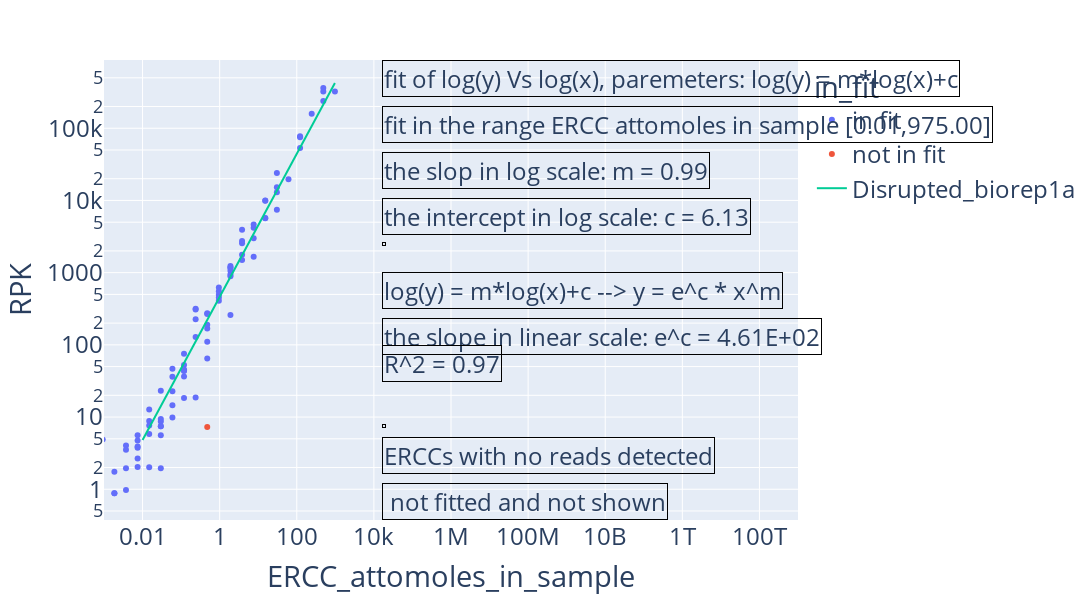
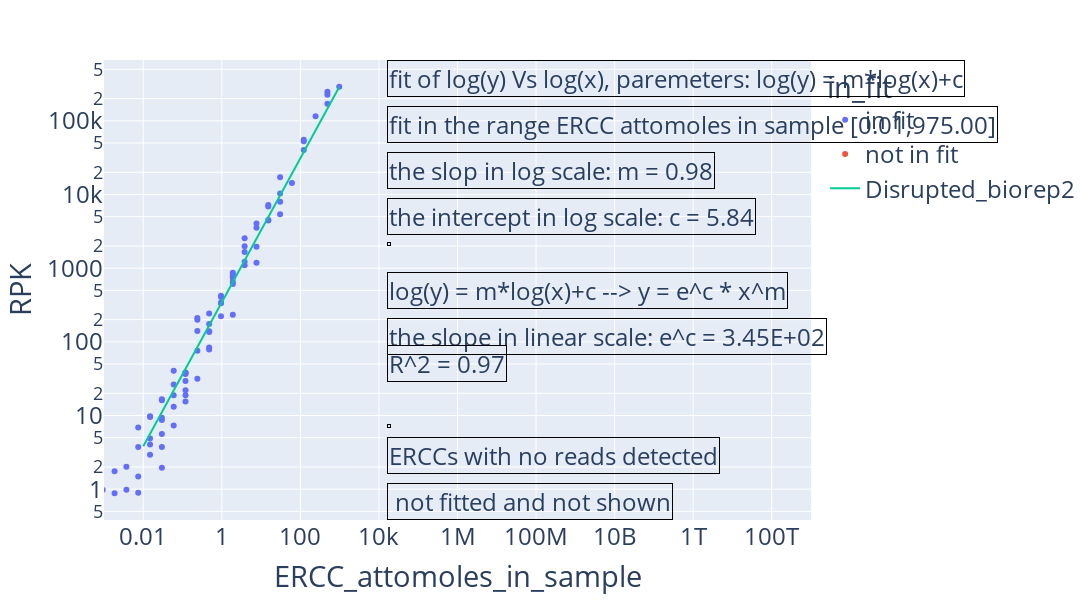
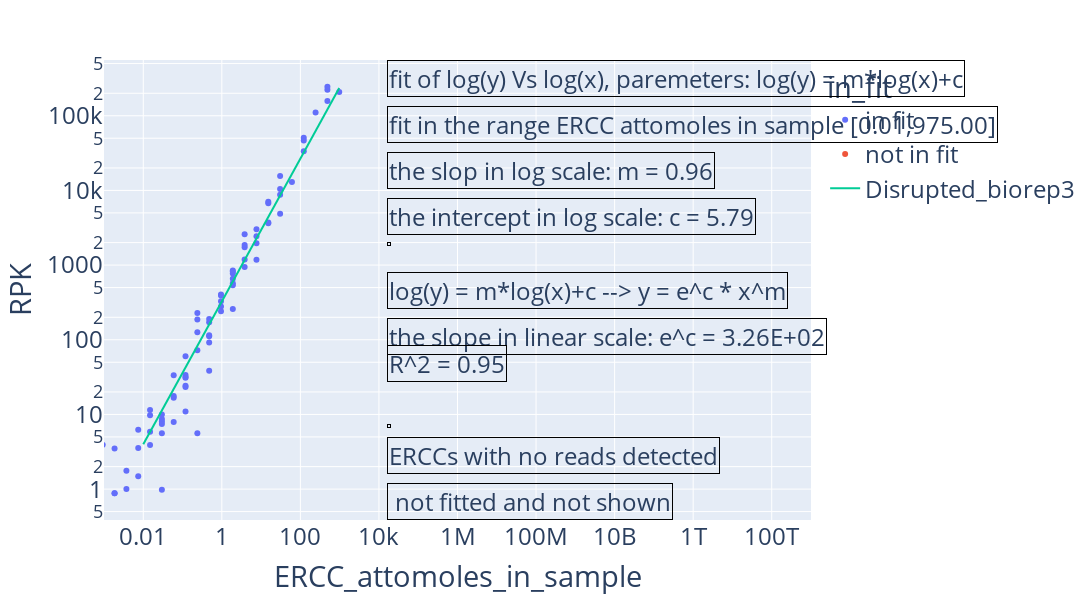
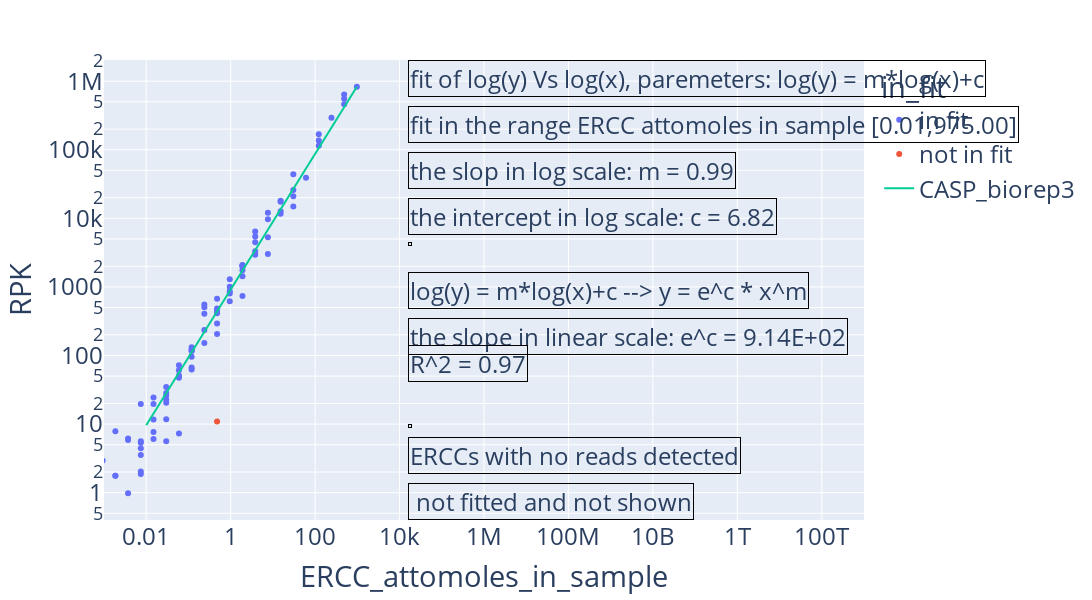

The notebook cell saved with these charts, in order:
### Code cell
# plot the fit for each sample:
# make a folder for the plots:
import os
if not os.path.exists('ERCC_normalizion_plots/'+Experiment_name):
    os.makedirs('ERCC_normalizion_plots/'+Experiment_name)
for file in parameter_map.keys():
    fig = plot_ERCC_linear_fit(RPK_ERCC,file,parameter_map,x_DL_map,ignore_ERCCs)
    # If you don't want to show the plots, comment out the next line:
    fig.show()
    # Save the plots (comment out if you don't want to save the plots. The html version is interactive):
    fig.write_html('ERCC_normalizion_plots/'+Experiment_name+'/'+file+'.html')
    #fig.write_image('ERCC_normalizion_plots/downsampled/'+file+'.png')

### Figure 1 — Plotly figure (JSON) as saved in the notebook; plotly's stock layout.template omitted (floating-point values rounded to 4 significant figures)
{"data": [{"hovertemplate": "<b>%{hovertext}</b><br><br>in_fit=in fit<br>ERCC_attomoles_in_sample=%{x}<br>RPK=%{y}<extra></extra>", "hovertext": ["ERCC-00002", "ERCC-00003", "ERCC-00004", "ERCC-00009", "ERCC-00012", "ERCC-00013", "ERCC-00014", "ERCC-00016", "ERCC-00017", "ERCC-00019", "ERCC-00022", "ERCC-00024", "ERCC-00025", "ERCC-00028", "ERCC-00031", "ERCC-00033", "ERCC-00034", "ERCC-00035", "ERCC-00039", "ERCC-00040", "ERCC-00041", "ERCC-00042", "ERCC-00043", "ERCC-00044", "ERCC-00046", "ERCC-00048", "ERCC-00051", "ERCC-00053", "ERCC-00057", "ERCC-00058", "ERCC-00059", "ERCC-00060", "ERCC-00061", "ERCC-00062", "ERCC-00067", "ERCC-00069", "ERCC-00071", "ERCC-00073", "ERCC-00074", "ERCC-00075", "ERCC-00076", "ERCC-00077", "ERCC-00078", "ERCC-00079", "ERCC-00081", "ERCC-00083", "ERCC-00084", "ERCC-00085", "ERCC-00086", "ERCC-00092", "ERCC-00095", "ERCC-00096", "ERCC-00097", "ERCC-00098", "ERCC-00099", "ERCC-00104", "ERCC-00108", "ERCC-00109", "ERCC-00111", "ERCC-00112", "ERCC-00113", "ERCC-00116", "ERCC-00117", "ERCC-00120", "ERCC-00123", "ERCC-00126", "ERCC-00130", "ERCC-00131", "ERCC-00134", "ERCC-00136", "ERCC-00137", "ERCC-00138", "ERCC-00142", "ERCC-00143", "ERCC-00144", "ERCC-00145", "ERCC-00147", "ERCC-00148", "ERCC-00150", "ERCC-00154", "ERCC-00156", "ERCC-00157", "ERCC-00158", "ERCC-00160", "ERCC-00162", "ERCC-00163", "ERCC-00164", "ERCC-00165", "ERCC-00168", "ERCC-00170", "ERCC-00171"], "legendgroup": "in fit", "marker": {"color": "#636efa", "symbol": "circle"}, "mode": "markers", "name": "in fit", "orientation": "h", "showlegend": true, "type": "scatter", "x": [487.5, 30.47, 243.8, 30.47, 0.003719, 0.02975, 0.119, 0.007439, 0.003719, 0.9521, 7.617, 0.007439, 1.904, 0.119, 0.05951, 0.05951, 0.238, 3.809, 0.119, 0.02975, 0.007439, 15.23, 15.23, 3.809, 121.9, 0.0004649, 1.904, 0.9521, 0.0004649, 0.05951, 0.4761, 7.617, 0.00186, 1.904, 0.119, 0.05951, 1.904, 0.02975, 487.5, 0.0004649, 7.617, 0.119, 0.9521, 1.904, 0.007439, 0.0009298, 0.9521, 0.238, 0.003719, 7.617, 3.809, 487.5, 0.01488, 0.00186, 0.4761, 0.007439, 30.47, 0.02975, 15.23, 3.809, 121.9, 15.23, 0.00186, 0.02975, 0.007439, 0.4761, 975, 3.809, 0.05951, 60.94, 0.02975, 0.003719, 0.007439, 0.119, 0.9521, 30.47, 0.02975, 0.4761, 0.119, 0.238, 0.01488, 0.238, 0.01488, 0.238, 1.904, 0.4761, 0.01488, 1.904, 0.01488, 0.4761, 121.9], "xaxis": "x", "y": [238300.0, 23990.0, 158400.0, 13000.0, 4.024, 8.663, 45.48, 4.739, 3.521, 551.2, 2989.0, 5.597, 1162.0, 44.25, 22.85, 9.891, 308.1, 1493.0, 52.7, 9.409, 2.674, 9931.0, 5724.0, 1772.0, 77780.0, 1.008, 259.1, 495.6, 0, 36.09, 274.3, 4201.0, 0.8803, 1060.0, 43.48, 46.61, 894.1, 23.22, 322400.0, 0, 1654.0, 18.32, 621.3, 945.7, 3.745, 4.892, 453.7, 128.0, 1.961, 4630.0, 3917.0, 361500.0, 7.648, 1.75, 168.9, 0, 15180.0, 7.463, 5651.0, 2553.0, 75240.0, 10010.0, 0.8803, 7.463, 3.914, 110.0, 321900.0, 2739.0, 14.6, 19630.0, 5.587, 0.9766, 2.028, 75.26, 408.9, 7418.0, 1.955, 64.78, 36.34, 18.62, 2.024, 226.7, 5.842, 316.3, 1182.0, 267.0, 8.806, 1240.0, 12.7, 189.6, 53220.0], "yaxis": "y"}, {"hovertemplate": "<b>%{hovertext}</b><br><br>in_fit=not in fit<br>ERCC_attomoles_in_sample=%{x}<br>RPK=%{y}<extra></extra>", "hovertext": ["ERCC-00054"], "legendgroup": "not in fit", "marker": {"color": "#EF553B", "symbol": "circle"}, "mode": "markers", "name": "not in fit", "orientation": "h", "showlegend": true, "type": "scatter", "x": [0.4761], "xaxis": "x", "y": [7.299], "yaxis": "y"}, {"mode": "lines", "name": "Disrupted_biorep1a", "type": "scatter", "x": [0.01, 975], "y": [4.8, 423400.0]}], "layout": {"annotations": [{"align": "left", "bordercolor": "black", "borderwidth": 1, "showarrow": false, "text": "fit of log(y) Vs log(x), paremeters: log(y) = m*log(x)+c", "x": 0.4, "xanchor": "left", "xref": "paper", "y": 1, "yref": "paper"}, {"align": "left", "bordercolor": "black", "borderwidth": 1, "showarrow": false, "text": "fit in the range ERCC attomoles in sample [0.01,975.00]", "x": 0.4, "xanchor": "left", "xref": "paper", "y": 0.9, "yref": "paper"}, {"align": "left", "bordercolor": "black", "borderwidth": 1, "showarrow": false, "text": "the slop in log scale: m = 0.99", "x": 0.4, "xanchor": "left", "xref": "paper", "y": 0.8, "yref": "paper"}, {"align": "left", "bordercolor": "black", "borderwidth": 1, "showarrow": false, "text": "the intercept in log scale: c = 6.13", "x": 0.4, "xanchor": "left", "xref": "paper", "y": 0.7, "yref": "paper"}, {"align": "left", "bordercolor": "black", "borderwidth": 1, "showarrow": false, "text": "", "x": 0.4, "xanchor": "left", "xref": "paper", "y": 0.6, "yref": "paper"}, {"align": "left", "bordercolor": "black", "borderwidth": 1, "showarrow": false, "text": "log(y) = m*log(x)+c --> y = e^c * x^m", "x": 0.4, "xanchor": "left", "xref": "paper", "y": 0.5, "yref": "paper"}, {"align": "left", "bordercolor": "black", "borderwidth": 1, "showarrow": false, "text": "the slope in linear scale: e^c = 4.61E+02", "x": 0.4, "xanchor": "left", "xref": "paper", "y": 0.4, "yref": "paper"}, {"align": "left", "bordercolor": "black", "borderwidth": 1, "showarrow": false, "text": "R^2 = 0.97", "x": 0.4, "xanchor": "left", "xref": "paper", "y": 0.3, "yref": "paper"}, {"align": "left", "bordercolor": "black", "borderwidth": 1, "showarrow": false, "text": "", "x": 0.4, "xanchor": "left", "xref": "paper", "y": 0.2, "yref": "paper"}, {"align": "left", "bordercolor": "black", "borderwidth": 1, "showarrow": false, "text": "ERCCs with no reads detected", "x": 0.4, "xanchor": "left", "xref": "paper", "y": 0.1, "yref": "paper"}, {"align": "left", "bordercolor": "black", "borderwidth": 1, "showarrow": false, "text": " not fitted and not shown", "x": 0.4, "xanchor": "left", "xref": "paper", "y": 0, "yref": "paper"}], "font": {"size": 24}, "height": 600, "legend": {"title": {"text": "in_fit"}, "tracegroupgap": 0}, "margin": {"t": 60}, "width": 2000, "xaxis": {"anchor": "y", "domain": [0, 1], "range": [-3, 15], "title": {"text": "ERCC_attomoles_in_sample"}, "type": "log"}, "yaxis": {"anchor": "x", "domain": [0, 1], "title": {"text": "RPK"}, "type": "log"}}}

### Figure 2 — Plotly figure (JSON) as saved in the notebook; plotly's stock layout.template omitted (floating-point values rounded to 4 significant figures)
{"data": [{"hovertemplate": "<b>%{hovertext}</b><br><br>in_fit=in fit<br>ERCC_attomoles_in_sample=%{x}<br>RPK=%{y}<extra></extra>", "hovertext": ["ERCC-00002", "ERCC-00003", "ERCC-00004", "ERCC-00009", "ERCC-00012", "ERCC-00013", "ERCC-00014", "ERCC-00016", "ERCC-00017", "ERCC-00019", "ERCC-00022", "ERCC-00024", "ERCC-00025", "ERCC-00028", "ERCC-00031", "ERCC-00033", "ERCC-00034", "ERCC-00035", "ERCC-00039", "ERCC-00040", "ERCC-00041", "ERCC-00042", "ERCC-00043", "ERCC-00044", "ERCC-00046", "ERCC-00048", "ERCC-00051", "ERCC-00053", "ERCC-00057", "ERCC-00058", "ERCC-00059", "ERCC-00060", "ERCC-00061", "ERCC-00062", "ERCC-00067", "ERCC-00069", "ERCC-00071", "ERCC-00073", "ERCC-00074", "ERCC-00075", "ERCC-00076", "ERCC-00077", "ERCC-00078", "ERCC-00079", "ERCC-00081", "ERCC-00083", "ERCC-00084", "ERCC-00085", "ERCC-00086", "ERCC-00092", "ERCC-00095", "ERCC-00096", "ERCC-00097", "ERCC-00098", "ERCC-00099", "ERCC-00104", "ERCC-00108", "ERCC-00109", "ERCC-00111", "ERCC-00112", "ERCC-00113", "ERCC-00116", "ERCC-00117", "ERCC-00120", "ERCC-00123", "ERCC-00126", "ERCC-00130", "ERCC-00131", "ERCC-00134", "ERCC-00136", "ERCC-00137", "ERCC-00138", "ERCC-00142", "ERCC-00143", "ERCC-00144", "ERCC-00145", "ERCC-00147", "ERCC-00148", "ERCC-00150", "ERCC-00154", "ERCC-00156", "ERCC-00157", "ERCC-00158", "ERCC-00160", "ERCC-00162", "ERCC-00163", "ERCC-00164", "ERCC-00165", "ERCC-00168", "ERCC-00170", "ERCC-00171"], "legendgroup": "in fit", "marker": {"color": "#636efa", "symbol": "circle"}, "mode": "markers", "name": "in fit", "orientation": "h", "showlegend": true, "type": "scatter", "x": [487.5, 30.47, 243.8, 30.47, 0.003719, 0.02975, 0.119, 0.007439, 0.003719, 0.9521, 7.617, 0.007439, 1.904, 0.119, 0.05951, 0.05951, 0.238, 3.809, 0.119, 0.02975, 0.007439, 15.23, 15.23, 3.809, 121.9, 0.0004649, 1.904, 0.9521, 0.0004649, 0.05951, 0.4761, 7.617, 0.00186, 1.904, 0.119, 0.05951, 1.904, 0.02975, 487.5, 0.0004649, 7.617, 0.119, 0.9521, 1.904, 0.007439, 0.0009298, 0.9521, 0.238, 0.003719, 7.617, 3.809, 487.5, 0.01488, 0.00186, 0.4761, 0.007439, 30.47, 0.02975, 15.23, 3.809, 121.9, 15.23, 0.00186, 0.02975, 0.007439, 0.4761, 975, 3.809, 0.05951, 60.94, 0.02975, 0.003719, 0.007439, 0.119, 0.9521, 30.47, 0.02975, 0.4761, 0.119, 0.238, 0.01488, 0.238, 0.01488, 0.238, 1.904, 0.4761, 0.01488, 1.904, 0.01488, 0.4761, 121.9], "xaxis": "x", "y": [170200.0, 17170.0, 114900.0, 7942.0, 2.012, 8.663, 38.32, 0, 0, 405.3, 1955.0, 0, 769.8, 38.05, 13.18, 18.79, 199.2, 1097.0, 36.49, 16.13, 0.8913, 7211.0, 4425.0, 1224.0, 55530.0, 1.008, 233.6, 338.2, 0, 26.41, 139.0, 4054.0, 0, 742.9, 15.53, 40.46, 610.6, 16.58, 226500.0, 0.9775, 1184.0, 21.98, 420.9, 655.3, 3.745, 0.9785, 333.0, 75.83, 0.9804, 3546.0, 2539.0, 248700.0, 9.56, 1.75, 135.6, 1.484, 10280.0, 5.597, 4499.0, 1655.0, 52825, 6882.0, 0.8803, 9.328, 6.849, 84.08, 290100.0, 1977.0, 7.299, 14300.0, 3.724, 0, 0, 29.34, 223.0, 5406.0, 1.955, 78.95, 18.84, 31.66, 4.049, 140.3, 4.869, 210.0, 864.2, 175.0, 2.935, 821.1, 9.766, 242.4, 40140.0], "yaxis": "y"}, {"hovertemplate": "<b>%{hovertext}</b><br><br>in_fit=not in fit<br>ERCC_attomoles_in_sample=%{x}<br>RPK=%{y}<extra></extra>", "hovertext": ["ERCC-00054"], "legendgroup": "not in fit", "marker": {"color": "#EF553B", "symbol": "circle"}, "mode": "markers", "name": "not in fit", "orientation": "h", "showlegend": true, "type": "scatter", "x": [0.4761], "xaxis": "x", "y": [0], "yaxis": "y"}, {"mode": "lines", "name": "Disrupted_biorep2", "type": "scatter", "x": [0.01, 975], "y": [3.837, 287500.0]}], "layout": {"annotations": [{"align": "left", "bordercolor": "black", "borderwidth": 1, "showarrow": false, "text": "fit of log(y) Vs log(x), paremeters: log(y) = m*log(x)+c", "x": 0.4, "xanchor": "left", "xref": "paper", "y": 1, "yref": "paper"}, {"align": "left", "bordercolor": "black", "borderwidth": 1, "showarrow": false, "text": "fit in the range ERCC attomoles in sample [0.01,975.00]", "x": 0.4, "xanchor": "left", "xref": "paper", "y": 0.9, "yref": "paper"}, {"align": "left", "bordercolor": "black", "borderwidth": 1, "showarrow": false, "text": "the slop in log scale: m = 0.98", "x": 0.4, "xanchor": "left", "xref": "paper", "y": 0.8, "yref": "paper"}, {"align": "left", "bordercolor": "black", "borderwidth": 1, "showarrow": false, "text": "the intercept in log scale: c = 5.84", "x": 0.4, "xanchor": "left", "xref": "paper", "y": 0.7, "yref": "paper"}, {"align": "left", "bordercolor": "black", "borderwidth": 1, "showarrow": false, "text": "", "x": 0.4, "xanchor": "left", "xref": "paper", "y": 0.6, "yref": "paper"}, {"align": "left", "bordercolor": "black", "borderwidth": 1, "showarrow": false, "text": "log(y) = m*log(x)+c --> y = e^c * x^m", "x": 0.4, "xanchor": "left", "xref": "paper", "y": 0.5, "yref": "paper"}, {"align": "left", "bordercolor": "black", "borderwidth": 1, "showarrow": false, "text": "the slope in linear scale: e^c = 3.45E+02", "x": 0.4, "xanchor": "left", "xref": "paper", "y": 0.4, "yref": "paper"}, {"align": "left", "bordercolor": "black", "borderwidth": 1, "showarrow": false, "text": "R^2 = 0.97", "x": 0.4, "xanchor": "left", "xref": "paper", "y": 0.3, "yref": "paper"}, {"align": "left", "bordercolor": "black", "borderwidth": 1, "showarrow": false, "text": "", "x": 0.4, "xanchor": "left", "xref": "paper", "y": 0.2, "yref": "paper"}, {"align": "left", "bordercolor": "black", "borderwidth": 1, "showarrow": false, "text": "ERCCs with no reads detected", "x": 0.4, "xanchor": "left", "xref": "paper", "y": 0.1, "yref": "paper"}, {"align": "left", "bordercolor": "black", "borderwidth": 1, "showarrow": false, "text": " not fitted and not shown", "x": 0.4, "xanchor": "left", "xref": "paper", "y": 0, "yref": "paper"}], "font": {"size": 24}, "height": 600, "legend": {"title": {"text": "in_fit"}, "tracegroupgap": 0}, "margin": {"t": 60}, "width": 2000, "xaxis": {"anchor": "y", "domain": [0, 1], "range": [-3, 15], "title": {"text": "ERCC_attomoles_in_sample"}, "type": "log"}, "yaxis": {"anchor": "x", "domain": [0, 1], "title": {"text": "RPK"}, "type": "log"}}}

### Figure 3 — Plotly figure (JSON) as saved in the notebook; plotly's stock layout.template omitted (floating-point values rounded to 4 significant figures)
{"data": [{"hovertemplate": "<b>%{hovertext}</b><br><br>in_fit=in fit<br>ERCC_attomoles_in_sample=%{x}<br>RPK=%{y}<extra></extra>", "hovertext": ["ERCC-00002", "ERCC-00003", "ERCC-00004", "ERCC-00009", "ERCC-00012", "ERCC-00013", "ERCC-00014", "ERCC-00016", "ERCC-00017", "ERCC-00019", "ERCC-00022", "ERCC-00024", "ERCC-00025", "ERCC-00028", "ERCC-00031", "ERCC-00033", "ERCC-00034", "ERCC-00035", "ERCC-00039", "ERCC-00040", "ERCC-00041", "ERCC-00042", "ERCC-00043", "ERCC-00044", "ERCC-00046", "ERCC-00048", "ERCC-00051", "ERCC-00053", "ERCC-00057", "ERCC-00058", "ERCC-00059", "ERCC-00060", "ERCC-00061", "ERCC-00062", "ERCC-00067", "ERCC-00069", "ERCC-00071", "ERCC-00073", "ERCC-00074", "ERCC-00075", "ERCC-00076", "ERCC-00077", "ERCC-00078", "ERCC-00079", "ERCC-00081", "ERCC-00083", "ERCC-00084", "ERCC-00085", "ERCC-00086", "ERCC-00092", "ERCC-00095", "ERCC-00096", "ERCC-00097", "ERCC-00098", "ERCC-00099", "ERCC-00104", "ERCC-00108", "ERCC-00109", "ERCC-00111", "ERCC-00112", "ERCC-00113", "ERCC-00116", "ERCC-00117", "ERCC-00120", "ERCC-00123", "ERCC-00126", "ERCC-00130", "ERCC-00131", "ERCC-00134", "ERCC-00136", "ERCC-00137", "ERCC-00138", "ERCC-00142", "ERCC-00143", "ERCC-00144", "ERCC-00145", "ERCC-00147", "ERCC-00148", "ERCC-00150", "ERCC-00154", "ERCC-00156", "ERCC-00157", "ERCC-00158", "ERCC-00160", "ERCC-00162", "ERCC-00163", "ERCC-00164", "ERCC-00165", "ERCC-00168", "ERCC-00170", "ERCC-00171"], "legendgroup": "in fit", "marker": {"color": "#636efa", "symbol": "circle"}, "mode": "markers", "name": "in fit", "orientation": "h", "showlegend": true, "type": "scatter", "x": [487.5, 30.47, 243.8, 30.47, 0.003719, 0.02975, 0.119, 0.007439, 0.003719, 0.9521, 7.617, 0.007439, 1.904, 0.119, 0.05951, 0.05951, 0.238, 3.809, 0.119, 0.02975, 0.007439, 15.23, 15.23, 3.809, 121.9, 0.0004649, 1.904, 0.9521, 0.0004649, 0.05951, 0.4761, 7.617, 0.00186, 1.904, 0.119, 0.05951, 1.904, 0.02975, 487.5, 0.0004649, 7.617, 0.119, 0.9521, 1.904, 0.007439, 0.0009298, 0.9521, 0.238, 0.003719, 7.617, 3.809, 487.5, 0.01488, 0.00186, 0.4761, 0.007439, 30.47, 0.02975, 15.23, 3.809, 121.9, 15.23, 0.00186, 0.02975, 0.007439, 0.4761, 975, 3.809, 0.05951, 60.94, 0.02975, 0.003719, 0.007439, 0.119, 0.9521, 30.47, 0.02975, 0.4761, 0.119, 0.238, 0.01488, 0.238, 0.01488, 0.238, 1.904, 0.4761, 0.01488, 1.904, 0.01488, 0.4761, 121.9], "xaxis": "x", "y": [157800.0, 15620.0, 110200.0, 8765.0, 1.006, 8.663, 31.68, 3.555, 1.761, 392.9, 1961.0, 0, 770.8, 33.63, 16.7, 7.913, 186.5, 943.4, 31.08, 8.065, 6.239, 7076.0, 3725.0, 1184.0, 46620.0, 0, 259.1, 327.5, 0, 17.61, 171.4, 2436.0, 0.8803, 657.9, 23.29, 33.42, 571.7, 9.95, 222200.0, 1.955, 1182.0, 10.99, 402.8, 537.3, 0, 3.914, 278.7, 72.27, 0, 3018.0, 2597.0, 244500.0, 11.47, 3.5, 111.1, 1.484, 10460.0, 7.463, 3643.0, 1731.0, 50760.0, 6751.0, 0.8803, 0, 0, 92.13, 207300.0, 1857.0, 0, 12920.0, 5.587, 0, 0, 59.95, 241.6, 4871.0, 0.9775, 38.46, 24.23, 5.587, 0, 125.6, 3.895, 227.5, 843.2, 189.7, 5.871, 822.2, 9.766, 115.3, 33520.0], "yaxis": "y"}, {"hovertemplate": "<b>%{hovertext}</b><br><br>in_fit=not in fit<br>ERCC_attomoles_in_sample=%{x}<br>RPK=%{y}<extra></extra>", "hovertext": ["ERCC-00054"], "legendgroup": "not in fit", "marker": {"color": "#EF553B", "symbol": "circle"}, "mode": "markers", "name": "not in fit", "orientation": "h", "showlegend": true, "type": "scatter", "x": [0.4761], "xaxis": "x", "y": [0], "yaxis": "y"}, {"mode": "lines", "name": "Disrupted_biorep3", "type": "scatter", "x": [0.01, 975], "y": [3.988, 234800.0]}], "layout": {"annotations": [{"align": "left", "bordercolor": "black", "borderwidth": 1, "showarrow": false, "text": "fit of log(y) Vs log(x), paremeters: log(y) = m*log(x)+c", "x": 0.4, "xanchor": "left", "xref": "paper", "y": 1, "yref": "paper"}, {"align": "left", "bordercolor": "black", "borderwidth": 1, "showarrow": false, "text": "fit in the range ERCC attomoles in sample [0.01,975.00]", "x": 0.4, "xanchor": "left", "xref": "paper", "y": 0.9, "yref": "paper"}, {"align": "left", "bordercolor": "black", "borderwidth": 1, "showarrow": false, "text": "the slop in log scale: m = 0.96", "x": 0.4, "xanchor": "left", "xref": "paper", "y": 0.8, "yref": "paper"}, {"align": "left", "bordercolor": "black", "borderwidth": 1, "showarrow": false, "text": "the intercept in log scale: c = 5.79", "x": 0.4, "xanchor": "left", "xref": "paper", "y": 0.7, "yref": "paper"}, {"align": "left", "bordercolor": "black", "borderwidth": 1, "showarrow": false, "text": "", "x": 0.4, "xanchor": "left", "xref": "paper", "y": 0.6, "yref": "paper"}, {"align": "left", "bordercolor": "black", "borderwidth": 1, "showarrow": false, "text": "log(y) = m*log(x)+c --> y = e^c * x^m", "x": 0.4, "xanchor": "left", "xref": "paper", "y": 0.5, "yref": "paper"}, {"align": "left", "bordercolor": "black", "borderwidth": 1, "showarrow": false, "text": "the slope in linear scale: e^c = 3.26E+02", "x": 0.4, "xanchor": "left", "xref": "paper", "y": 0.4, "yref": "paper"}, {"align": "left", "bordercolor": "black", "borderwidth": 1, "showarrow": false, "text": "R^2 = 0.95", "x": 0.4, "xanchor": "left", "xref": "paper", "y": 0.3, "yref": "paper"}, {"align": "left", "bordercolor": "black", "borderwidth": 1, "showarrow": false, "text": "", "x": 0.4, "xanchor": "left", "xref": "paper", "y": 0.2, "yref": "paper"}, {"align": "left", "bordercolor": "black", "borderwidth": 1, "showarrow": false, "text": "ERCCs with no reads detected", "x": 0.4, "xanchor": "left", "xref": "paper", "y": 0.1, "yref": "paper"}, {"align": "left", "bordercolor": "black", "borderwidth": 1, "showarrow": false, "text": " not fitted and not shown", "x": 0.4, "xanchor": "left", "xref": "paper", "y": 0, "yref": "paper"}], "font": {"size": 24}, "height": 600, "legend": {"title": {"text": "in_fit"}, "tracegroupgap": 0}, "margin": {"t": 60}, "width": 2000, "xaxis": {"anchor": "y", "domain": [0, 1], "range": [-3, 15], "title": {"text": "ERCC_attomoles_in_sample"}, "type": "log"}, "yaxis": {"anchor": "x", "domain": [0, 1], "title": {"text": "RPK"}, "type": "log"}}}

### Figure 4 — Plotly figure (JSON) as saved in the notebook; plotly's stock layout.template omitted (floating-point values rounded to 4 significant figures)
{"data": [{"hovertemplate": "<b>%{hovertext}</b><br><br>in_fit=in fit<br>ERCC_attomoles_in_sample=%{x}<br>RPK=%{y}<extra></extra>", "hovertext": ["ERCC-00002", "ERCC-00003", "ERCC-00004", "ERCC-00009", "ERCC-00012", "ERCC-00013", "ERCC-00014", "ERCC-00016", "ERCC-00017", "ERCC-00019", "ERCC-00022", "ERCC-00024", "ERCC-00025", "ERCC-00028", "ERCC-00031", "ERCC-00033", "ERCC-00034", "ERCC-00035", "ERCC-00039", "ERCC-00040", "ERCC-00041", "ERCC-00042", "ERCC-00043", "ERCC-00044", "ERCC-00046", "ERCC-00048", "ERCC-00051", "ERCC-00053", "ERCC-00057", "ERCC-00058", "ERCC-00059", "ERCC-00060", "ERCC-00061", "ERCC-00062", "ERCC-00067", "ERCC-00069", "ERCC-00071", "ERCC-00073", "ERCC-00074", "ERCC-00075", "ERCC-00076", "ERCC-00077", "ERCC-00078", "ERCC-00079", "ERCC-00081", "ERCC-00083", "ERCC-00084", "ERCC-00085", "ERCC-00086", "ERCC-00092", "ERCC-00095", "ERCC-00096", "ERCC-00097", "ERCC-00098", "ERCC-00099", "ERCC-00104", "ERCC-00108", "ERCC-00109", "ERCC-00111", "ERCC-00112", "ERCC-00113", "ERCC-00116", "ERCC-00117", "ERCC-00120", "ERCC-00123", "ERCC-00126", "ERCC-00130", "ERCC-00131", "ERCC-00134", "ERCC-00136", "ERCC-00137", "ERCC-00138", "ERCC-00142", "ERCC-00143", "ERCC-00144", "ERCC-00145", "ERCC-00147", "ERCC-00148", "ERCC-00150", "ERCC-00154", "ERCC-00156", "ERCC-00157", "ERCC-00158", "ERCC-00160", "ERCC-00162", "ERCC-00163", "ERCC-00164", "ERCC-00165", "ERCC-00168", "ERCC-00170", "ERCC-00171"], "legendgroup": "in fit", "marker": {"color": "#636efa", "symbol": "circle"}, "mode": "markers", "name": "in fit", "orientation": "h", "showlegend": true, "type": "scatter", "x": [487.5, 30.47, 243.8, 30.47, 0.003719, 0.02975, 0.119, 0.007439, 0.003719, 0.9521, 7.617, 0.007439, 1.904, 0.119, 0.05951, 0.05951, 0.238, 3.809, 0.119, 0.02975, 0.007439, 15.23, 15.23, 3.809, 121.9, 0.0004649, 1.904, 0.9521, 0.0004649, 0.05951, 0.4761, 7.617, 0.00186, 1.904, 0.119, 0.05951, 1.904, 0.02975, 487.5, 0.0004649, 7.617, 0.119, 0.9521, 1.904, 0.007439, 0.0009298, 0.9521, 0.238, 0.003719, 7.617, 3.809, 487.5, 0.01488, 0.00186, 0.4761, 0.007439, 30.47, 0.02975, 15.23, 3.809, 121.9, 15.23, 0.00186, 0.02975, 0.007439, 0.4761, 975, 3.809, 0.05951, 60.94, 0.02975, 0.003719, 0.007439, 0.119, 0.9521, 30.47, 0.02975, 0.4761, 0.119, 0.238, 0.01488, 0.238, 0.01488, 0.238, 1.904, 0.4761, 0.01488, 1.904, 0.01488, 0.4761, 121.9], "xaxis": "x", "y": [461300.0, 44110.0, 292800.0, 20930.0, 0, 28.47, 122.1, 3.555, 6.162, 1002.0, 5281.0, 1.866, 2092.0, 116.8, 47.45, 50.94, 507.4, 2950.0, 116.2, 22.85, 5.348, 17520.0, 12730.0, 3322.0, 168300.0, 2.016, 737.2, 802.5, 0, 60.74, 411.4, 12040.0, 1.761, 2053.0, 66.77, 72.12, 1433.0, 34.83, 553800.0, 4.888, 3008.0, 62.27, 1292.0, 1755.0, 5.618, 2.935, 865.2, 234.6, 0.9804, 9676.0, 6405.0, 641900.0, 7.648, 7.874, 452.6, 4.451, 25860.0, 20.52, 11620.0, 4476.0, 136700.0, 18070.0, 1.761, 5.597, 19.57, 205.7, 829300.0, 5450.0, 7.299, 39150.0, 26.07, 5.859, 2.028, 131.4, 617.1, 14860.0, 11.73, 293.5, 95.56, 152.7, 6.073, 407.3, 11.68, 554.5, 1966.0, 482.5, 19.57, 2036.0, 24.41, 674.5, 114500.0], "yaxis": "y"}, {"hovertemplate": "<b>%{hovertext}</b><br><br>in_fit=not in fit<br>ERCC_attomoles_in_sample=%{x}<br>RPK=%{y}<extra></extra>", "hovertext": ["ERCC-00054"], "legendgroup": "not in fit", "marker": {"color": "#EF553B", "symbol": "circle"}, "mode": "markers", "name": "not in fit", "orientation": "h", "showlegend": true, "type": "scatter", "x": [0.4761], "xaxis": "x", "y": [10.95], "yaxis": "y"}, {"mode": "lines", "name": "CASP_biorep3", "type": "scatter", "x": [0.01, 975], "y": [9.596, 828100.0]}], "layout": {"annotations": [{"align": "left", "bordercolor": "black", "borderwidth": 1, "showarrow": false, "text": "fit of log(y) Vs log(x), paremeters: log(y) = m*log(x)+c", "x": 0.4, "xanchor": "left", "xref": "paper", "y": 1, "yref": "paper"}, {"align": "left", "bordercolor": "black", "borderwidth": 1, "showarrow": false, "text": "fit in the range ERCC attomoles in sample [0.01,975.00]", "x": 0.4, "xanchor": "left", "xref": "paper", "y": 0.9, "yref": "paper"}, {"align": "left", "bordercolor": "black", "borderwidth": 1, "showarrow": false, "text": "the slop in log scale: m = 0.99", "x": 0.4, "xanchor": "left", "xref": "paper", "y": 0.8, "yref": "paper"}, {"align": "left", "bordercolor": "black", "borderwidth": 1, "showarrow": false, "text": "the intercept in log scale: c = 6.82", "x": 0.4, "xanchor": "left", "xref": "paper", "y": 0.7, "yref": "paper"}, {"align": "left", "bordercolor": "black", "borderwidth": 1, "showarrow": false, "text": "", "x": 0.4, "xanchor": "left", "xref": "paper", "y": 0.6, "yref": "paper"}, {"align": "left", "bordercolor": "black", "borderwidth": 1, "showarrow": false, "text": "log(y) = m*log(x)+c --> y = e^c * x^m", "x": 0.4, "xanchor": "left", "xref": "paper", "y": 0.5, "yref": "paper"}, {"align": "left", "bordercolor": "black", "borderwidth": 1, "showarrow": false, "text": "the slope in linear scale: e^c = 9.14E+02", "x": 0.4, "xanchor": "left", "xref": "paper", "y": 0.4, "yref": "paper"}, {"align": "left", "bordercolor": "black", "borderwidth": 1, "showarrow": false, "text": "R^2 = 0.97", "x": 0.4, "xanchor": "left", "xref": "paper", "y": 0.3, "yref": "paper"}, {"align": "left", "bordercolor": "black", "borderwidth": 1, "showarrow": false, "text": "", "x": 0.4, "xanchor": "left", "xref": "paper", "y": 0.2, "yref": "paper"}, {"align": "left", "bordercolor": "black", "borderwidth": 1, "showarrow": false, "text": "ERCCs with no reads detected", "x": 0.4, "xanchor": "left", "xref": "paper", "y": 0.1, "yref": "paper"}, {"align": "left", "bordercolor": "black", "borderwidth": 1, "showarrow": false, "text": " not fitted and not shown", "x": 0.4, "xanchor": "left", "xref": "paper", "y": 0, "yref": "paper"}], "font": {"size": 24}, "height": 600, "legend": {"title": {"text": "in_fit"}, "tracegroupgap": 0}, "margin": {"t": 60}, "width": 2000, "xaxis": {"anchor": "y", "domain": [0, 1], "range": [-3, 15], "title": {"text": "ERCC_attomoles_in_sample"}, "type": "log"}, "yaxis": {"anchor": "x", "domain": [0, 1], "title": {"text": "RPK"}, "type": "log"}}}
